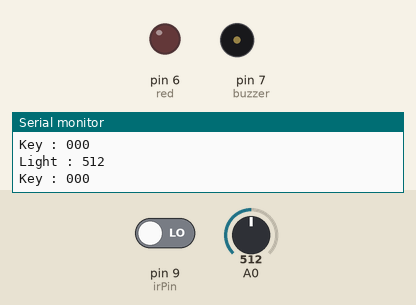
Simulated run of this sketch. Board: Arduino Uno, built for the host (arithmetic inside an expression is 32-bit, double 64-bit). Parts: output pins drawn as LEDs (lit = HIGH), buzzer (waves = sounding), the last lines printed to the serial monitor. Dashed ring = blinking. The test bench sets the inputs (shaded band); at power-on: A0 = 512, pin 9 (irPin) LOW.

Above: at 1.2 s.
1.3 s: A0 set to 21
2.8 s: A0 set to 17
At 5.6 s:
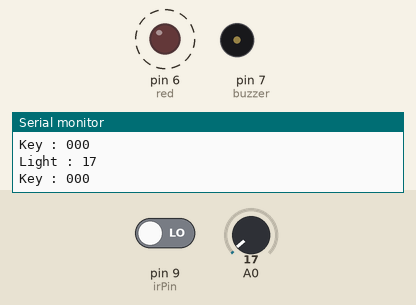
5.8 s: A0 set to 1023
At 6.6 s:
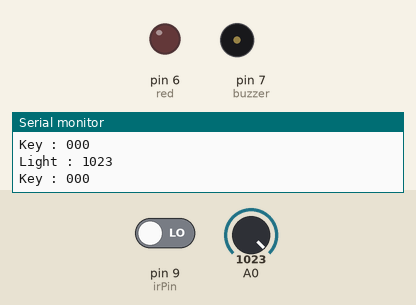
7.3 s: A0 set to 14
At 8.1 s:
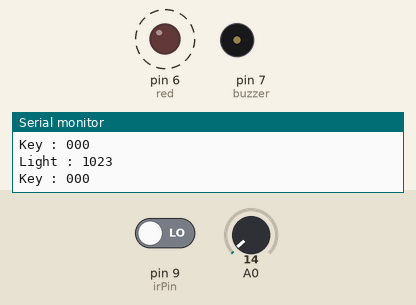
Timing chart, 0 to 11.3 s (numbered marks = the images above; inputs shaded):
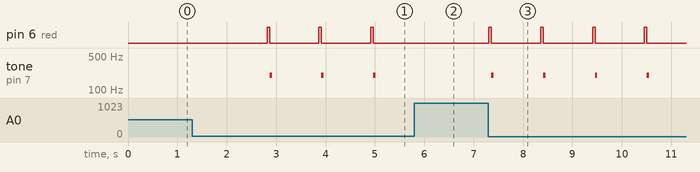

The sketch:

irDetector.ino
```cpp
int irPin = 9;
int pinData = 9;
int buzzer = 7;
int red = 6;

int key=0;
int k[3];
int currentK=0;
bool alarmState = true;

void setup() {
  Serial.begin(9600);
  pinMode(irPin, INPUT);
  pinMode(buzzer, OUTPUT);
  pinMode(red, OUTPUT);
}

int getIRKey() {
  uint32_t pulseBitValue=0; // Value used for reading the PulseIn()
  uint32_t bitValue=0; // Value used for converting the pulseBitValue to 1 or 0
  uint32_t pulseOne=1200; // Threshold for Binary Value=1
  uint32_t startPulse=2600; // Threshold for StartBit
  uint32_t thePulse = pulseIn(pinData, LOW); // Initialze pulse sent
  uint32_t resultValue=0; // Initalize resultValue Returned = 0
  uint32_t bitShiftValue=0; // Initialize the Binary Shift Value
  if(thePulse > startPulse) { // Ready To Receive value when thePulse >StartBit Threshold
    // digitalWrite(statLED,HIGH); // Status LED = ON
    for(uint8_t i = 1; i <= 32; i++) { // Loop to Get 32 Pulses
      pulseBitValue=pulseIn(pinData,HIGH,10000); // Get the pulseBit Value
      bitValue=(pulseBitValue>=pulseOne)?1:0; // If pulseBitValue > Binary 1 Threshold Value then bitValue=1 else bitValue=0
      if(i>16 && i<=24) { // If the bitPosition of the PulseIn Values are between 17 and 24 ...
        resultValue=resultValue+(bitValue <<(bitShiftValue++)); // then add bitValue*2^bitShiftValue to returnValue
      }
    }
  }
  return resultValue;
}

int input() {
  int now = millis();
  while((now+1000)>millis())
    {
      key = getIRKey();
      if(currentK==3)
        currentK=0;
      if(key)
        {
          k[currentK]=key;
          currentK++;
          Serial.println(currentK);
          tone(buzzer,1500,100);
          break;
        }
    }
}

void code() {
  if(k[0] == 7 && k[1] == 21 && k[2] == 9)
    {
      alarmState=true;
      currentK=0;
    }
  if(k[0] == 7 && k[1] == 21 && k[2] == 9)
    {
      alarmState=false;
      currentK=0;
    }
}

bool presence() {
  if(analogRead(A0)<20)
    return true;
}

void switchAlarm() {
  for(int h=0; h<10; h++)
  {
    digitalWrite(red, HIGH);
    delay(50);
    digitalWrite(red, LOW);
    tone(buzzer,200,50);
    input();
    code();
    if(alarmState)
      return;
  }
  while(true)
  {
    digitalWrite(red, HIGH);
    tone(buzzer,250,50);
    delay(50);
    tone(buzzer,800,50);
  }
}

void loop() {
  if(alarmState)
  {
    if(presence())
      switchAlarm();
  }
  if(!(alarmState))
  {
    input();
    code();
  }

  Serial.print("Light : ");
  Serial.println(analogRead(A0));
  Serial.print("Key : ");
  for(int j=0;j<3;j++)
    Serial.print(k[j]);
  Serial.println();
}
```

Measured:
- the behaviour switches between 20 and 19 on A0 (found by bisection; images 0 and 1)
- after the input at 2.8 s, pin 6 (red): alternates HIGH for 0.05 s and LOW for 1.0 s, starting at once; tone on pin 7 (buzzer): alternates 200 Hz for 0.05 s and silent for 1.0 s, starting after 0.07 s
- after the input at 5.8 s, pin 6 (red): stops changing and stays LOW; tone on pin 7 (buzzer): stops changing and stays silent
- after the input at 7.3 s, pin 6 (red): alternates HIGH for 0.05 s and LOW for 1.0 s, starting at once; tone on pin 7 (buzzer): alternates 200 Hz for 0.05 s and silent for 1.0 s, starting after 0.06 s
